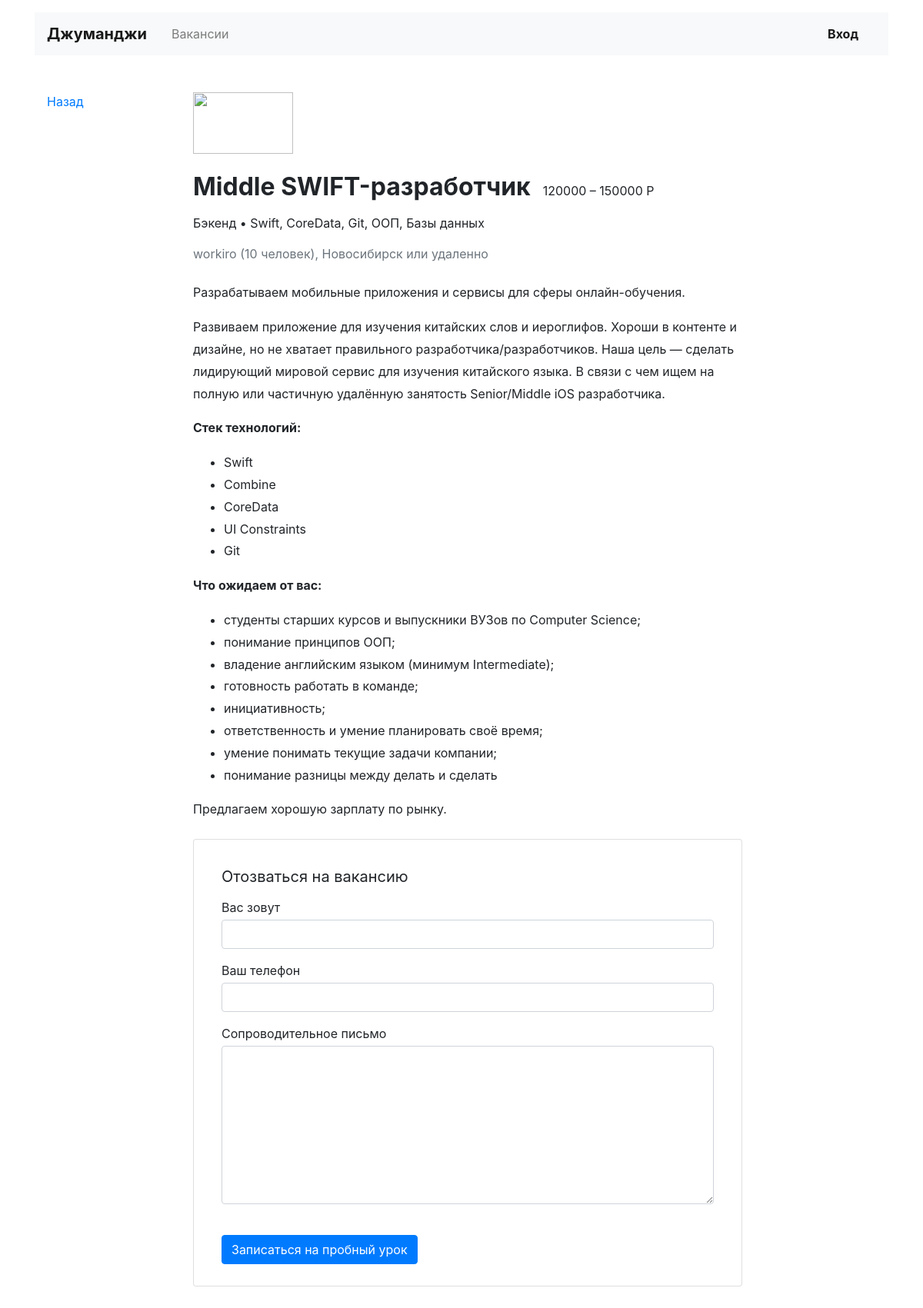
The app's page /vacancies/3/ with its own data.
### vacancies/models.py (models this page shows, shortened)
class Vacancy(models.Model):
    title = models.CharField(max_length=50, verbose_name='название')
    specialty = models.ForeignKey(Specialty, on_delete=models.PROTECT, related_name='vacancies',
                                  verbose_name='специализация')
    company = models.ForeignKey(Company, on_delete=models.CASCADE, related_name='vacancies', verbose_name='компания')
    skills = models.TextField(verbose_name='навыки')
    description = models.TextField(verbose_name='описание')
    salary_min = models.PositiveIntegerField(verbose_name='минимальная зарплата')
    salary_max = models.PositiveIntegerField(verbose_name='максимальная зарплата')
    published_at = models.DateField(verbose_name='дата публикации')
    class Meta:
        verbose_name = 'Вакансия'
        verbose_name_plural = 'Вакансии'

class Specialty(models.Model):
    code = models.SlugField(max_length=50, unique=True, db_index=True, verbose_name='код')
    title = models.CharField(max_length=50, verbose_name='название')
    picture = models.URLField(default='https://place-hold.it/100x60', verbose_name='изображение')
    class Meta:
        verbose_name = 'Специализация'
        verbose_name_plural = 'Специализации'

class Company(models.Model):
    name = models.CharField(max_length=50, verbose_name='название')
    location = models.CharField(max_length=50, verbose_name='город')
    logo = models.URLField(default='https://place-hold.it/100x60', verbose_name='логотип')
    description = models.TextField(verbose_name='описание')
    employee_count = models.PositiveIntegerField(verbose_name='количество сотрудников')
    class Meta:
        verbose_name = 'Компания'
        verbose_name_plural = 'Компании'

### vacancies/views.py (the view)
# urls.py: path('vacancies/<int:vacancy_id>/', VacancyView.as_view(), name='vacancy'),
class VacancyView(DetailView):
    model = Vacancy
    template_name = 'vacancies/vacancy.html'
    pk_url_kwarg = 'vacancy_id'
    context_object_name = 'vacancy'
    def get_context_data(self, *, object_list=None, **kwargs):
        context = super().get_context_data(**kwargs)
        context['company'] = super().get_object().company
        context['specialty'] = super().get_object().specialty
        return context

### vacancies/templates/vacancies/vacancy.html (shortened to what this page needs)
<!DOCTYPE html>
<html lang="ru">
<head>
  <link rel="stylesheet" href="https://stackpath.bootstrapcdn.com/bootstrap/4.3.1/css/bootstrap.min.css">
</head>
<body>
  <header class="container mt-3">
    <nav class="navbar navbar-expand-lg navbar-light bg-light">
      <a class="navbar-brand mr-4 font-weight-bold" href="#">Джуманджи</a>
      <div class="collapse navbar-collapse justify-content-between" id="navbarNav">
        <ul class="navbar-nav col-10">
          <li class="nav-item">
            <a class="nav-link" href="#">Вакансии</a>
          </li>
        </ul>
        <ul class="navbar-nav col-2 justify-content-end">
          <li class="nav-item active">
            <a href="#" class="nav-link font-weight-bold">Вход</a>
          </li>
        </ul>
      </div>
    </nav>
  </header>
  <main class="container mt-3 pb-5">
    <div class="row mt-5">
      <div class="col-12 col-lg-2">
        <div class="pl-3 mb-5">
          <p><a href="{{ request.META.HTTP_REFERER }}">Назад</a></p>
        </div>
      </div>
      <div class="col-12 col-lg-8">
        <section class="pl-3">
          <a href="{% url 'company' vacancy.company_id %}"><img src="https://place-hold.it/130x80" width="130" height="80" alt=""></a>
          <div class="d-flex align-items-baseline align-content-baseline">
            <h1 class="h2 mt-4 font-weight-bold" >{{ vacancy.title }}</h1>
            <p class="m-0 pl-3">{{ vacancy.salary_min }} – {{ vacancy.salary_max }} Р</p>
          </div>
          <p class="mt-2">{{ specialty.title }} • {{ vacancy.skills }}</p>
          <p class="text-muted mb-4">{{ company.name }} ({{ company.employee_count }} человек), {{ company.location }} или удаленно</p>
          <div style="line-height: 1.8;">
            <p>{{ company.description }}</p>
            {{ vacancy.description|safe }}
          </div>
          <form action="/echo" class="card mt-4 mb-3" enctype="multipart/form-data">
            <div class="card-body mx-3">
              <p class="h5 mt-3 font-weight-normal">Отозваться на вакансию</p>
              <div class="form-group">
                <label class="mb-1 mt-2" for="userName">Вас зовут</label>
                <input class="form-control" type="text" placeholder="" id="userName">
              </div>
              <div class="form-group">
                <label class="mb-1" for="userPhone">Ваш телефон</label>
                <input class="form-control" type="tel" placeholder="" id="userPhone">
              </div>
              <div class="form-group">
                <label class="mb-1" for="userMsg" >Сопроводительное письмо</label>
                <textarea class="form-control" rows="8" id="userMsg"></textarea>
              </div>
              <input type="submit" class="btn btn-primary mt-4 mb-2" value="Записаться на пробный урок">
            </div>
          </form>
        </section>
      </div>
    </div>
  </main>
</body>
</html>

### records on screen
Vacancy: title "Middle SWIFT-разработчик", salary_min "120000", salary_max "150000", skills "Swift, CoreData, Git, ООП, Базы данных", description "Развиваем приложение для изучения китайских слов и иероглифов. Хороши в контенте и дизайне, но не хватает правильного разработчика/разработчиков. Наша цель — сделать лидирующий мировой сервис для изучения китайского языка. В связи с чем ищем на полную или частичную удалённую занятость Senior/Middle iOS разработчика. Стек технологий: Swift Combine CoreData UI Constraints Git Что ожидаем от вас: студенты старших курсов и выпускники ВУЗов по Computer Science; понимание принципов ООП; владение английским языком (минимум Intermediate); готовность работать в команде; инициативность; ответственность и умение планировать своё время; умение понимать текущие задачи компании; понимание разницы между…"
Specialty: title "Бэкенд"
Company: name "workiro", employee_count "10", location "Новосибирск", description "Разрабатываем мобильные приложения и сервисы для сферы онлайн-обучения."
